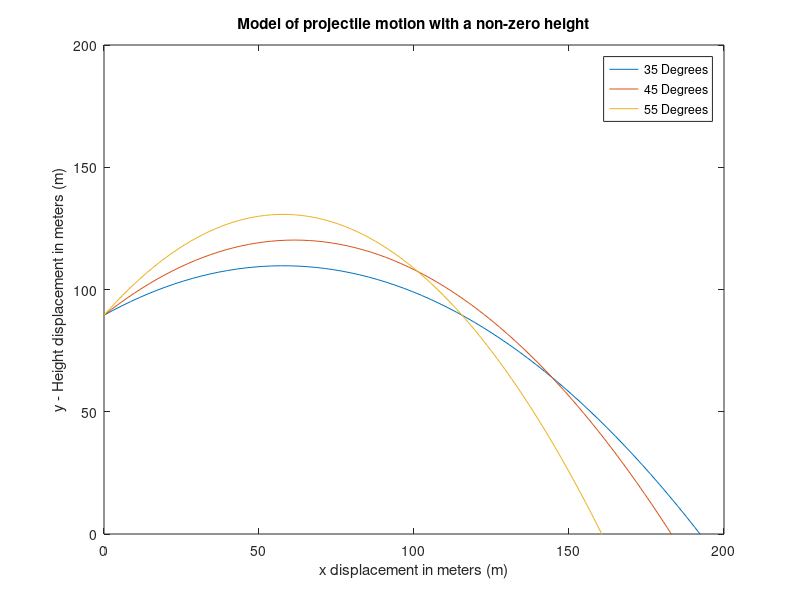
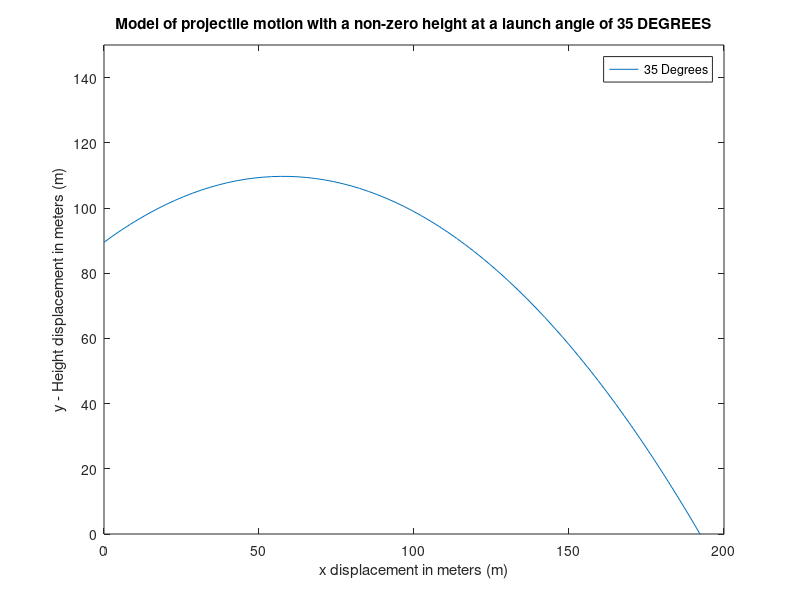

The MATLAB source for these figures, in order:
%% PRACTICAL EXERCISE 1: Introduction to MATLAB
clear, clc

%% Part 1 (week 3): The Physics of Projectile Motion
g = 9.8; %acceleration of gravity meters per second second.
d = 183; %canyon distance
a = pi/4; %angle of launch

v0 = sqrt((d * g) / sin(2 * a));
vkmph = v0 * 3.6;

fprintf('The intial velocity is %.2f m/s\n', v0)
fprintf('The intial velocity is %.2f km/h\n', vkmph)


%% Part 2 (week 4): Change Initial Height
y = 0;
g = 9.81; % gravity m/s^-2
d = 183; % canyon distance 
a = pi/4; % angle of launch 45 DEGREES
v01 = 125/3.6; %initial velocity

t = d / ( cos(a) * v01 ); 
H = y - v01 * t * sin(a) + (1/2) * g * t.^2;

t_all=0:0.1:9;                  
%                      graphing 35 angle
x35 = v01 * t_all * cos(35*pi/180);    
y35 = H + v01 * t_all * sin(35*pi/180) - (1 / 2) * g * t_all.^2;
%                      graphing 45 angle
x45 = v01 * t_all * cos(45*pi/180);
y45 = H + v01 * t_all * sin(45*pi/180) - (1 / 2) * g * t_all.^2;
%                      graphing 55 angle
x55 = v01 * t_all * cos(55*pi/180);
y55 = H + v01 * t_all * sin(55*pi/180) - (1 / 2) * g * t_all.^2;

% Graphing display:
figure(1);
plot(x35,y35);
hold on;
plot(x45,y45);
hold on;
plot(x55,y55);
hold on;
title('Model of projectile motion with a non-zero height')
strxlabel = ('x displacement in meters (m)');
strylabel = ('y - Height displacement in meters (m)');
legend('35 Degrees', '45 Degrees', '55 Degrees');
axis([0 200 0 200])
xlabel(strxlabel)
ylabel(strylabel)
figure(2)
subplot(1,1,1), plot(x35,y35)
title('Model of projectile motion with a non-zero height at a launch angle of 35 DEGREES')
legend('35 Degrees')
xlabel(strxlabel)
ylabel(strylabel)
axis([0 200 0 150])

